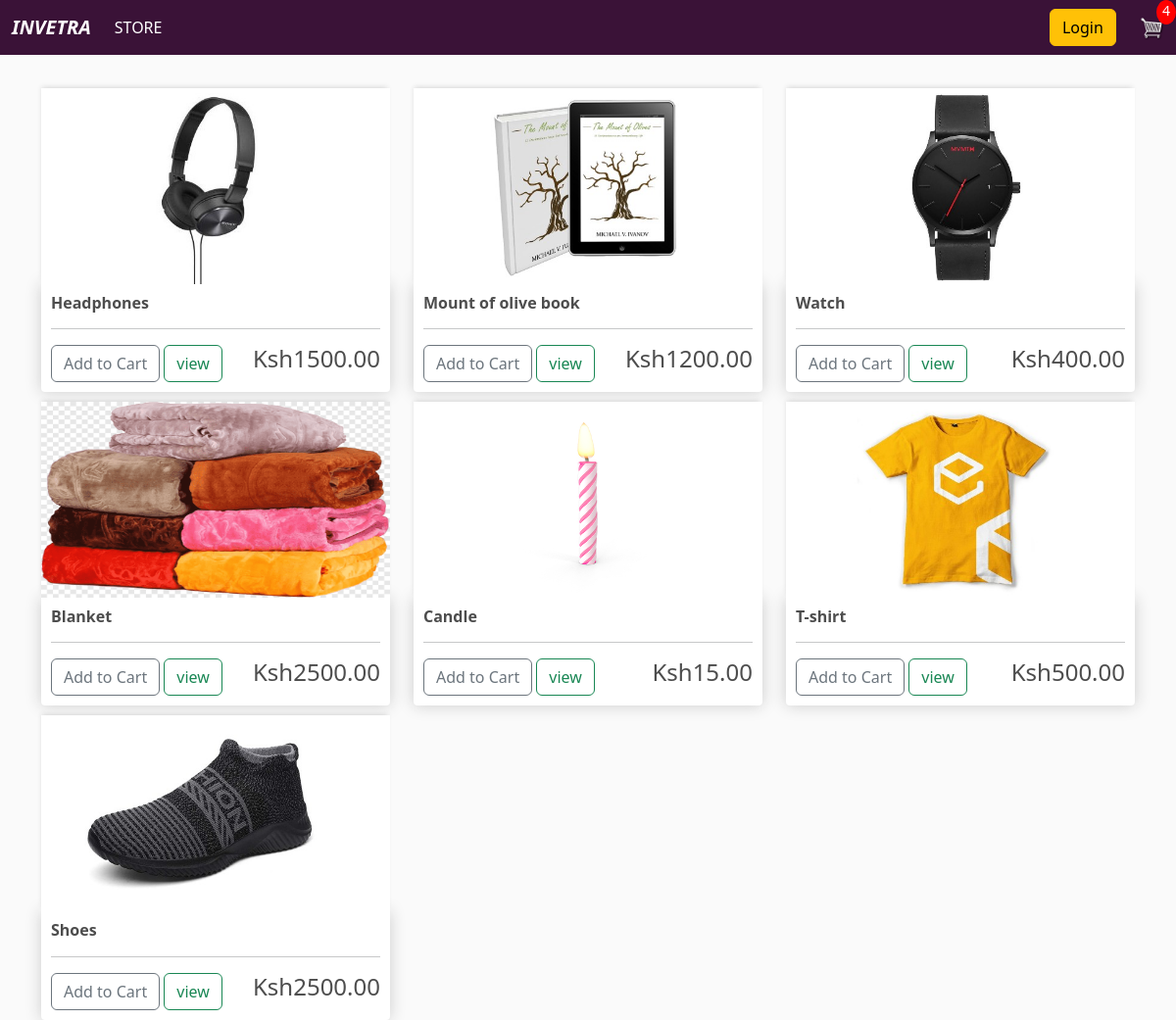
The app's page / (signed in) with its own data.
### store/models.py (models this page shows, shortened)
class Product(models.Model):
    name = models.CharField(max_length=200,null=True)
    price = models.DecimalField(max_digits=10, decimal_places=2)
    digital = models.BooleanField(default=False, null=True, blank=False)
    image = models.ImageField(null=True, blank=True)
    @property
    def imageURL(self):
        try:
            url = self.image.url
        except:
            url = ''
        return url

### store/views.py (the view)
# urls.py: path('',include('store.urls')),
def store(request):
    data = cartData(request)
    items =data['items']
    order = data['order']
    cartItems = data['cartItems']
    products = Product.objects.all()
    context={'products':products,'cartItems':cartItems,}
    return render(request,'store/store.html',context)

### store/models.py (called while the page is built)
    @property
    def get_cart_items(self):
        orderitems = self.orderitem_set.all()
        total = sum([item.quantity for item in orderitems])
        return total

### store/utils.py (called while the page is built)
def cartData(request):
    if request.user.is_authenticated:
         customer = request.user.customer
         order, created= Order.objects.get_or_create(customer=customer, complete=False)
         items = order.orderitem_set.all()
         cartItems = order.get_cart_items
    else:
       cookieData = cookieCart(request)
       cartItems = cookieData['cartItems']
       order = cookieData['order']
       items = cookieData['items']
    return {'items':items,'order':order,'cartItems':cartItems,}

### store/templates/store/store.html (shortened to what this page needs)
{% extends 'store/main.html'%}
{% load static %}
{%block content%}
<div class="row">
    {% for product in products %}
    <div class="col-lg-4">
        <img class="thumbnail" src="{{product.imageURL}}" alt="">
        <div class="box-element product">
            <h6><strong>{{product.name}}</strong></h6>
            <hr>
            <button data-product={{product.id}} data-action="add" type="button" class="btn btn-outline-secondary add-btn update-cart">Add to Cart</button>
            <a type="button" class="btn btn-outline-success" href="">view</a>
            <h4 style="float:right">Ksh{{product.price|floatformat:2}}</h4>
        </div>
    </div>
    {% endfor %}
</div>
{%endblock content%}

### static/css/main.css (style rules this page uses)
body { background-color: hsl(0, 0%, 98%); }
h1,h2,h3,h4,h5,h6 { color:hsl(0, 0%, 30%); }
.box-element { box-shadow:hsl(0, 0%, 80%) 0 0 16px; background-color: #fff; border-radius: 4px; padding: 10px; }
.thumbnail { width: 100%; height: 200px; -webkit-box-shadow: -1px -3px 5px -2px rgba(214,214,214,1); -moz-box-shadow: -1px -3px 5px -2px rgba(214,214,214,1); box-shadow: -1px -3px 5px -2px rgba(214,214,214,1); }
.product { border-radius: 0 0 4px 4px; }
.col-lg-4, .col-lg-6, .col-lg-8, .col-lg-12 { margin-top: 10px; }
.btn { border-radius: 50; }

### records on screen
Product: imageURL (picture), name "Headphones", price "1500.00"
Product: imageURL (picture), name "Mount of olive book", price "1200.00"
Product: imageURL (picture), name "Watch", price "400.00"
Product: imageURL (placeholder picture), name "Blanket", price "2500.00"
Product: imageURL (picture), name "Candle", price "15.00"
Product: imageURL (picture), name "T-shirt", price "500.00"
Product: imageURL (picture), name "Shoes", price "2500.00"

### other values on screen
{{ cartItems }} "4"
